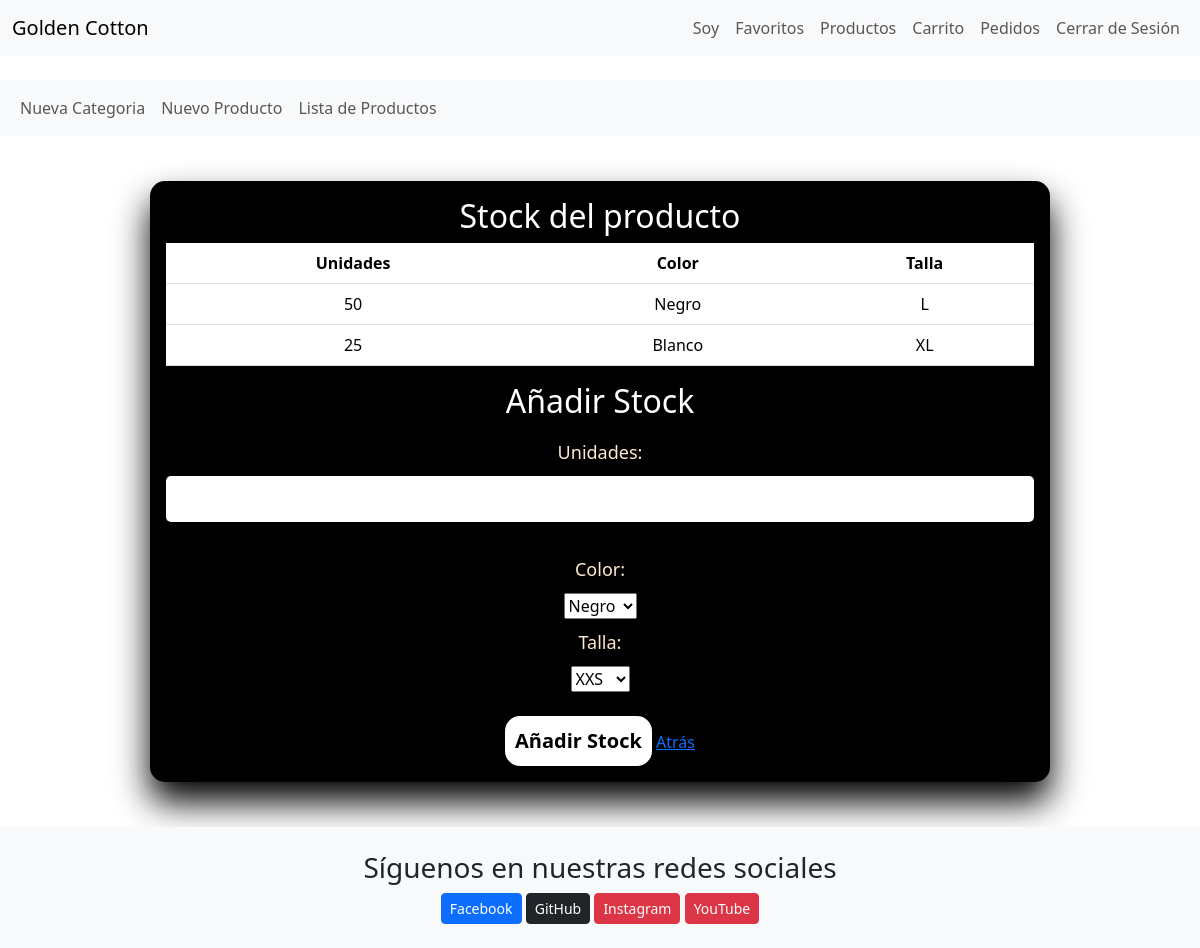
The page /PHP/stock.php?id=1 (signed in) on the database its author committed.
### tables this page shows
CREATE TABLE IF NOT EXISTS STOCK(
    Unidades INT NOT NULL,
    Color ENUM('Negro','Blanco','Azul','Rojo','Verde') NOT NULL,
    Talla ENUM('XXS','XS','S','M','L','XL','XXL','XXXL') NOT NULL,
    ID_Producto INT NOT NULL,
    PRIMARY KEY (Color, Talla, ID_Producto),
    FOREIGN KEY(ID_Producto) REFERENCES PRODUCTO(ID_Producto)
);

### PHP/stock.php (the view, shortened to what this page needs)
<?php
include 'conexionBD.php';
$id_producto = $_GET['id'];
$sql = mysqli_query($conexion, "SELECT * FROM STOCK WHERE ID_Producto = $id_producto");
$resultado = mysqli_num_rows($sql);
?>
<!DOCTYPE html>
<html lang="es">
<?php include "header.php"; ?>
<body>
<?php include "nav1.php"; ?>
<?php include "nav2.php"; ?>
<div class="contenedor">
    <h2>Stock del producto</h2>
    <?php if ($resultado > 0): ?>
    <table class="table">
        <thead>
            <tr>
                <th>Unidades</th>
                <th>Color</th>
                <th>Talla</th>
            </tr>
        </thead>
        <tbody>
            <?php
            while ($item = mysqli_fetch_assoc($sql)) {
                echo "<tr>";
                echo "<td>" . $item['Unidades'] . "</td>";
                echo "<td>" . $item['Color'] . "</td>";
                echo "<td>" . $item['Talla'] . "</td>";
                echo "</tr>";
            }
            ?>
        </tbody>
    </table>
    <?php else: ?>
        <p>No hay stock para este producto.</p>
    <?php endif; ?>
    <h2>Añadir Stock</h2>
    <form action="guardarStock.php" method="POST">
        <label for="unidades">Unidades:</label><br>
        <input type="number" name="unidades" min="0"><br>
        <label for="color">Color:</label><br>
        <select name="color" required>
            <option value="Negro">Negro</option>
        </select><br>
        <label for="talla">Talla:</label><br>
        <select name="talla" required>
            <option value="XXS">XXS</option>
        </select><br><br>
        <button type="submit" class="button">Añadir Stock</button>
        <a href="listaProducto.php">Atrás</a>
    </form>
</div>
<?php include "footer.php"; ?>
</body>
</html>

### CSS/style.css (style rules this page uses)
.contenedor { width: 75%; padding: 1rem 1rem; margin: 45px auto; color: white; background-color: black; border-radius: 15px; text-align: center; box-shadow: 0 20px 35px black; }
form input { width: 100%; outline: none; padding: .7rem; background-color: white; border: none; border-radius: 5px; }
label { color: blanchedalmond; font-size: 18px; padding: 10px; font-weight: 300; }
input { display: block; border: 2px solid black; width: 100%; border-radius: 10px; }
.button { font-size: 20px; font-weight: bold; text-decoration: none; padding: 10px; border-radius: 15px; outline: none; border: none; background-color: white; color: black; cursor: pointer; }

### rows shown on the page
stock: Unidades "50", Color "Negro", Talla "L"
stock: Unidades "25", Color "Blanco", Talla "XL"

### other values the page prints
$_SESSION['Nombre'] "Soy"
